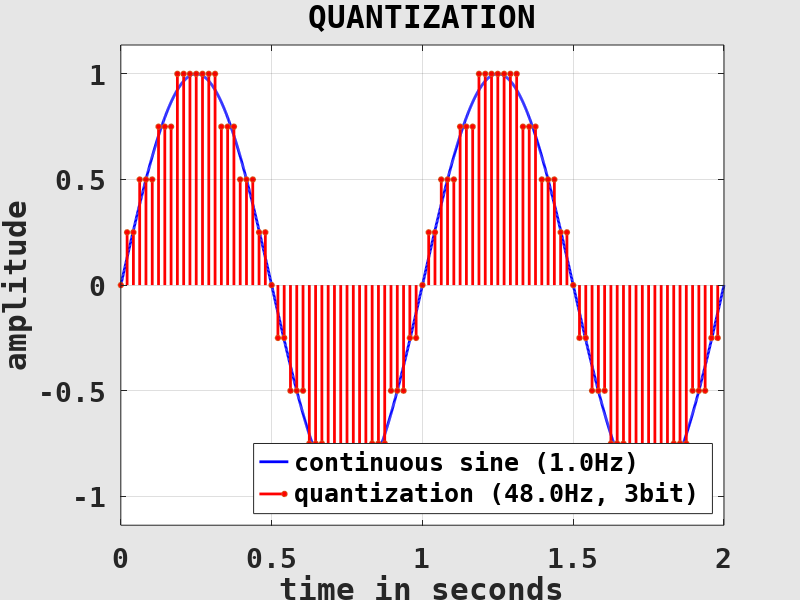
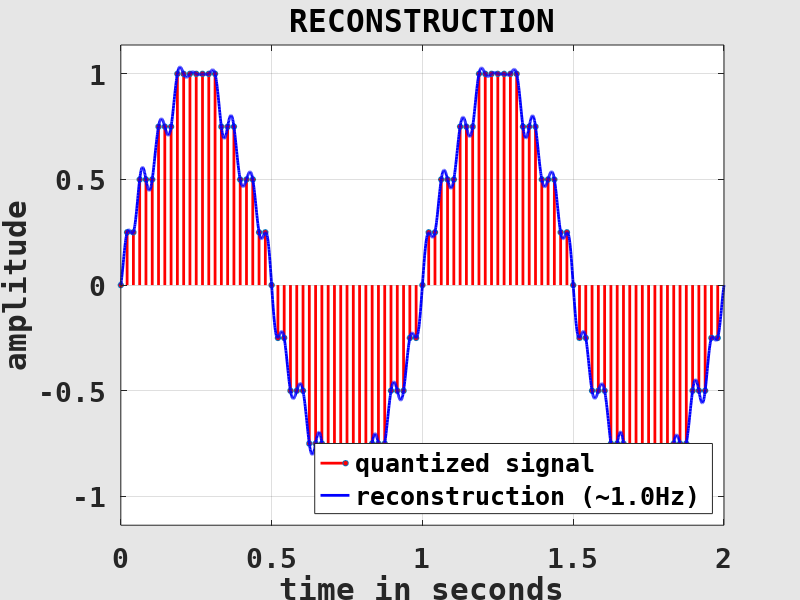

These charts were generated, in order, by the following MATLAB code:
clearvars( '-except', 'fig_ad', 'fig_da' );

	% prepare continuous sine signal
L = 2; % length in seconds

f = 1; % sine frequency
dt = 1/1000; % temporal resolution

t = linspace( 0, L, L/dt ); % "continuous" signal, TEST!
xt = sin( 2*pi*f * t );

	% quantize continuous signal
fS = 48; % sampling rate, TEST!
nS = 3; % bits per sample, TEST!

N = floor( L*fS ); % number of samples
i = 1:N; % sample indices

ti = (i-1) / fS; % discrete signal
xi = round( 2^(nS-1) * sin( 2*pi*f * ti ) ) / 2^(nS-1);

	% -----------------------------------------------------------------------
	% the next lines are not important for following the lecture!
	% -----------------------------------------------------------------------
	
	% reconstruct signal (whittaker-shannon interpolation)
for j = 1:numel( t )
	sa = pi * (t(j) - (i-1) / fS) * fS; % sinc function
	sa(find( sa == 0)) = 1;
	h = sin( sa ) ./ sa;
	xr(j) = sum( xi .* h ); % reconstructed amplitude
end

fR = sum( abs( diff( xr >= 0 ) ) ) / L / 2; % estimate frequency using zero-crossings, TODO
	
	% plot quantization
if exist( 'fig_ad', 'var' ) ~= 1 || ~ishandle( fig_ad ) % prepare figure window
	fig_ad = figure( ...
		'Name', 'QUANTIZATION', ...
		'Color', [0.9, 0.9, 0.9], 'InvertHardcopy', 'off', ...
		'defaultAxesFontName', 'DejaVu Sans Mono', 'defaultAxesFontSize', 20, 'defaultAxesFontWeight', 'bold', ...
		'defaultAxesNextPlot', 'add', ...
		'defaultAxesBox', 'on', 'defaultAxesLayer', 'top', ...
		'defaultAxesXGrid', 'on', 'defaultAxesYGrid', 'on' );
end

figure( fig_ad ); % set and clear current figure
clf( fig_ad );

title( 'QUANTIZATION' );

xlabel( 'time in seconds' );
ylabel( 'amplitude' );

xlim( [0, L] ); % set axes
ylim( [-1, 1] * max( abs( cat( 2, xt, xi, xr ) ) ) * 1.1 );

plot( t, xt, ... % plot continuous signal
	'Color', 'blue', 'LineWidth', 2 );

stem( ti, xi, ... % plot discrete signal
	'Color', 'red', 'LineWidth', 2, 'MarkerSize', 4, 'MarkerFaceColor', 'red', ...
	'ShowBaseLine', 'off' );

legend( ... % show legend
	{sprintf( 'continuous sine (%.1fHz)', f ), sprintf( 'quantization (%.1fHz, %dbit)', fS, nS )}, ...
	'Location', 'southeast' );

	% plot reconstruction
if exist( 'fig_da', 'var' ) ~= 1 || ~ishandle( fig_da ) % prepare figure window
	fig_da = figure( ...
		'Name', 'RECONSTRUCTION', ...
		'Color', [0.9, 0.9, 0.9], 'InvertHardcopy', 'off', ...
		'defaultAxesFontName', 'DejaVu Sans Mono', 'defaultAxesFontSize', 20, 'defaultAxesFontWeight', 'bold', ...
		'defaultAxesNextPlot', 'add', ...
		'defaultAxesBox', 'on', 'defaultAxesLayer', 'top', ...
		'defaultAxesXGrid', 'on', 'defaultAxesYGrid', 'on' );
end

figure( fig_da ); % set and clear current figure
clf( fig_da );

title( 'RECONSTRUCTION' );

xlabel( 'time in seconds' );
ylabel( 'amplitude' );

xlim( [0, L] ); % set axes
ylim( [-1, 1] * max( abs( cat( 2, xt, xi, xr ) ) ) * 1.1 );

stem( ti, xi, ... % plot discrete signal
	'Color', 'red', 'LineWidth', 2, 'MarkerSize', 4, 'MarkerFaceColor', 'red', ...
	'ShowBaseLine', 'off' );

plot( t, xr, ... % plot reconstructed signal
	'Color', 'blue', 'LineWidth', 2 );

legend( ... % show legend
	{'quantized signal', sprintf( 'reconstruction (~%.1fHz)', fR )}, ...
	'Location', 'southeast' );

	% write image
print( fig_ad, 'sampling_ad', '-depsc2' );
print( fig_da, 'sampling_da', '-depsc2' );
